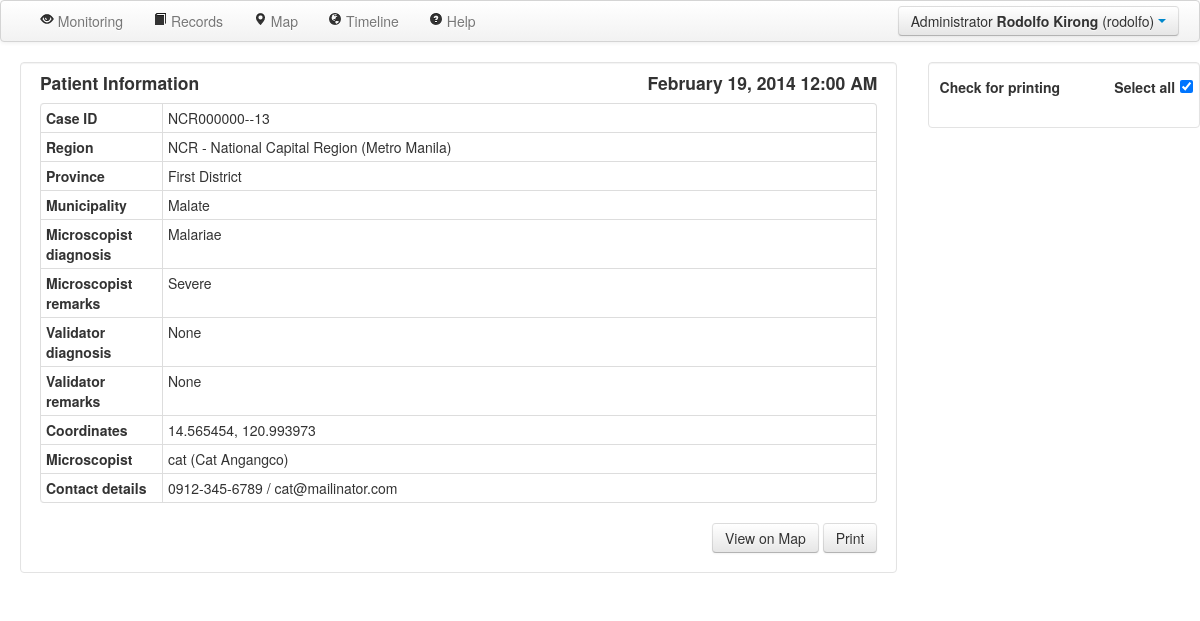
Page /case/13/ (signed in) on the earlier database version.
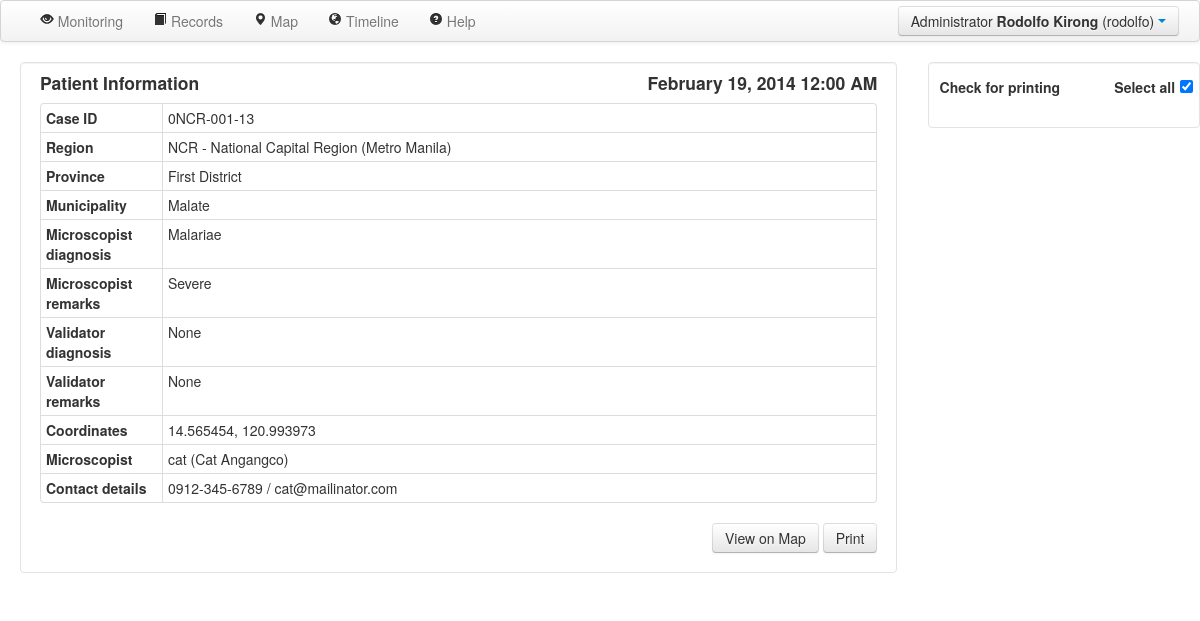
Same page on the later database version.
### serveus/models.py (models this page shows, shortened)
class UserType(db.Model):
	__tablename__ = 'usertype'
	id = db.Column(db.Integer, primary_key=True)
	name = db.Column(db.String(80), unique=True)
	users = db.relationship('User', backref='usertype', lazy='dynamic')
	@staticmethod
	def get_administrator():
		return UserType.query.filter(UserType.name=='Administrator').first()
	@staticmethod
	def get_microscopist():
		return UserType.query.filter(UserType.name=='Medical Technologist').first()
	@staticmethod
	def get_doctor():
		return UserType.query.filter(UserType.name=='Validator').first()
	def __init__(self, name=""):
		self.name = name
	def __repr__(self):
		return '<UserType %r>' % self.name
	def __str__(self):
		return self.name

class User(db.Model, UserMixin):
	__tablename__ = 'user'
	id = db.Column(db.Integer, primary_key=True)
	username = db.Column(db.String(80), unique=True)
	password = db.Column(db.String(120))
	firstname = db.Column(db.String(100))
	lastname = db.Column(db.String(100))
	usertype_id = db.Column(db.Integer, db.ForeignKey('usertype.id'))
	case =  db.relationship('Case', backref='user', lazy='dynamic')
	contact = db.Column(db.String(80))
	email = db.Column(db.String(80), unique=True)
	chunklists = db.relationship('Chunklist', backref='user', lazy='dynamic')
	"""
	@models_committed.connect_via(app)
	def on_models_committed(sender, changes):
		for obj, method in changes:
			if method == 'insert' and type(obj) == User:
				body = '''Greetings, %s %s! You have successfully been registered to the system. Your temporary password is <b>%s</b>.<br><br>Below are your account details:<br><br>Username: %s<br>User type: %s<br>Contact number: %s<br>Email: %s<br><br>Please login and change your password. Thank you!''' % (obj.firstname, obj.lastname, '123', obj.username, obj.usertype, obj.contact, obj.email)
				msg = Message('Outbreak Monitoring', sender="cvmig.group.23@gmail.com", recipients=['generic@mailinator.com',obj.email])
				msg.html = body
				mail.send(msg)
	"""
	def is_administrator(self):
		return self.usertype == UserType.get_administrator()
	def is_microscopist(self):
		return self.usertype == UserType.get_microscopist()
	def is_doctor(self):
		return self.usertype == UserType.get_doctor()
	def __init__(self, firstname="", lastname="", username="", password="", contact="", email=""):
		self.firstname = firstname
		self.lastname = lastname
		self.username = username
		self.password = password
		self.contact = contact
		self.email = email
	def __repr__(self):
		return '<User %r %r (%r)>' % (self.firstname, self.lastname, self.username)
	def __str__(self):
		return self.username

class Case(db.Model):
	__tablename__ = 'case'
	id = db.Column(db.Integer, primary_key=True)
	date = db.Column(db.DateTime())
	parasite = db.Column(db.String(100))
	description = db.Column(db.String(1000))
	comment = db.Column(db.String(1000))
	lat = db.Column(db.Float)
	lng = db.Column(db.Float)
	user_id = db.Column(db.Integer, db.ForeignKey('user.id'))
	images = db.relationship('Image', backref='case', lazy='dynamic')
	test = db.Column(db.Boolean)
	partype_id = db.Column(db.Integer, db.ForeignKey('partype.id'))
	region_id = db.Column(db.Integer, db.ForeignKey('region.id'))
	province_id = db.Column(db.Integer, db.ForeignKey('province.id'))
	municipality_id = db.Column(db.Integer, db.ForeignKey('municipality.id'))
	parasite_validator = db.Column(db.String(100))
	description_validator = db.Column(db.String(1000))
	def __init__(self, date="", parasite="", description="", lat="", lng="", test="", region="", province="", municipality=""):
		self.date = date
		self.parasite = parasite
		self.description = description
		self.lat = lat
		self.lng = lng
		if region == '':
			self.region = None
		else:
			self.region = region
		if province == '':
			self.province = None
		else:
			self.province = province
		if municipality == '':
			self.municipality = None
		else:
			self.municipality = municipality
		self.test = test
	def __repr__(self):
		return '<Case %r>' % self.id
	def __str__(self):
		return str(self.id)
	@property
	def code(self):
		return "%s-%s-%s" % (self.region.code, self.province.code, self.id)

class Region(db.Model):
	__tablename__ = 'region'
	id = db.Column(db.Integer, primary_key=True)
	name = db.Column(db.String(50))
	code = db.Column(db.String(10))
	cases = db.relationship('Case', backref='region', lazy='dynamic')
	provinces = db.relationship('Province', backref='region', lazy='dynamic')
	def __init__(self, name='', code=''):
		self.name = name
		self.code = code
	def __repr__(self):
		return self.name

class Province(db.Model):
	__tablename__ = 'province'
	id = db.Column(db.Integer, primary_key=True)
	name = db.Column(db.String(50))
	code = db.Column(db.String(10))
	cases = db.relationship('Case', backref='province', lazy='dynamic')
	municipalities = db.relationship('Municipality', backref='province', lazy='dynamic')
	region_id = db.Column(db.Integer, db.ForeignKey('region.id'))
	def __init__(self, name='', code=''):
		self.name = name
		self.code = code
	def __repr__(self):
		return self.name

class Municipality(db.Model):
	__tablename__ = 'municipality'
	id = db.Column(db.Integer, primary_key=True)
	name = db.Column(db.String(50))
	cases = db.relationship('Case', backref='municipality', lazy='dynamic')
	province_id = db.Column(db.Integer, db.ForeignKey('province.id'))
	def __init__(self, name=''):
		self.name = name
	def __repr__(self):
		return self.name

### serveus/views.py (the view, shortened to what this page needs)
@app.route('/case/<int:id>/',  methods = ['GET', 'POST'])
def case(id):
    case = Case.query.get(id)
    if current_user.usertype == get_microscopist():
        if case.user != current_user:
            abort(401)
    images = []
    for img in case.images:
        images.append((img.number, 'pic/' + str(img.id)))
    images = sorted(images)
    return render_template("case.html", case = case, user = current_user, images=images)

### serveus/views.py (called while the page is built)
def get_microscopist():
    return UserType.query.filter(UserType.name == 'Medical Technologist').first()

@login_manager.user_loader
def load_user(userid):
    return User.query.get(userid)

### serveus/templates/case.html (shortened to what this page needs)
{% extends "layout.html" %}
{% block content %}
    <form id="super" action="" method="post">
		<div class="container-fluid" style="background-color: white; position: relative; height: 100%; padding-bottom: 0; padding-right: 0">
			<div class="row-fluid" style="background-color: white; position: relative; height: 100%">
                <div class="span9 row">
                    <div class="well container span12" style="background-color: white; padding-top: 0;">
                        <h4 class="pull-left">Patient Information</h4>
                        <h4 class="pull-right">{{case.date.strftime('%B %d, %Y %I:%M %p')}}</h4>
                        <table class="table table-condensed table-bordered" style="width: 100%">
                        <tr><th class="span2">Case ID<td class="span10"> {{case.code}}
						<tr><th>Region<td>{{case.region}}
						<tr><th>Province<td>{{case.province}}
						<tr><th>Municipality<td>{{case.municipality}}
                        <tr><th>Microscopist diagnosis<td>{{case.parasite}}
                        <tr><th>Microscopist remarks<td>{{case.description}}
                        <tr><th>Validator diagnosis<td>{{case.parasite_validator}}
                        <tr><th>Validator remarks<td>{{case.description_validator}}
                        <tr><th>Coordinates<td>{{case.lat}}, {{case.lng}}
						<tr><th>Microscopist<td>{{case.user.username}} ({{case.user.firstname}} {{case.user.lastname}})
									<tr><th>Contact details<td>{{case.user.contact}} / {{case.user.email}}
                        </table>
                        <div class="pull-right">
                        <a class="btn btn-medium" href="/map/?lat={{case.lat}}&lng={{case.lng}}&zoom=13&date_start=1/1/1970&date_end=Today">View on Map</a>
                        <input class="btn btn-medium" type="submit" value="Print" style="height: 30px">
                        </div>
                    </div>
                    <br><br><br>
                </div>
				<div class="span3 well" style="background-color: white; overflow-y: auto; overflow-x:hidden; position: relative; height: 100%; padding: 0.5%; padding-top: 0;">
                    <div class="tab-content">
                        <div class="tab-pane fade in active" id="raw_images">
                            <table class="table-condensed" style="width: 100%; vertical-align: bottom; padding: 0; margin: 0">
                            <tr>
                            <td style="width: 64%"><h5 class="pull-left">Check for printing</h5>
                            <td style="width: 34%"><h5 class="pull-right">Select all</h5>
                            <td style="width: 2%; padding: 0%"><input id="selectAll" class=" pull-right" type="checkbox" onclick="toggleAll()" style="margin-bottom: 5px" checked>
                            </table>
                            <div class="row-fluid" id="gallery" data-toggle="modal-gallery" data-target="#modal-gallery" style="padding: 0">
                            </div>
                        </div>
                    </div>
				</div>
			</div>
		</div>
    </form>
{% endblock %}

### serveus/templates/layout.html (shortened to what this page needs)
<!DOCTYPE html>
<html>
	<head>
		<link href="/static/css/bootstrap.min.css" rel="stylesheet" media="screen">
		<link href="/static/css/bootstrap-responsive.css" rel="stylesheet">
        <link href="/static/css/eyecon-datepicker.css" rel="stylesheet">
        <link href="/static/css/bootstrap-image-gallery.css" rel="stylesheet">
	</head>
	<body>
		<div class="navbar" style="width: 100%;">
			<div class="navbar-inner">
                <ul class="nav pull-right">
                    <div class="btn-group">
                        <a class="btn dropdown-toggle" data-toggle="dropdown" href="#">
							{{user.usertype.name}} <b>{{user.firstname}} {{user.lastname}}</b> ({{ user.username }})
                        <span class="caret"></span>
                        </a>
                    </div>
                </ul>
                <div class="nav-collapse collapse">
                    <div>
                        <ul class="nav pull-left">
                            <li>&nbsp</li>
							{% if not user.is_microscopist() %}<li {% if menu_active == 'monitoring' %}class="active"{% endif %}><a href="/monitoring/"><i class="icon-eye-open"></i> Monitoring</a></li>{% endif %}
                            <li {% if menu_active == 'records' %}class="active"{% endif %}><a href="/records/"><i class="icon-book"></i> Records</a></li>
                            {% if not user.is_microscopist() %}<li {% if menu_active == 'map' %}class="active"{% endif %}><a href="/map/"><i class="icon-map-marker"></i> Map</a></li>{% endif %}
                            {% if not user.is_microscopist() %}<li {% if menu_active == 'timeline' %}class="active"{% endif %}><a href="/timeline/"><i class="icon-globe"></i> Timeline</a></li>{% endif %}
                            <li><a href="#helpModal" id="help" data-toggle="modal"><i class="icon-question-sign"></i> Help</a></li>
                        </ul>
                    </div>
                </div>
			</div>
		</div>
		{% block content %}
		{% endblock %}
	</body>
</html>

Differences in the rows shown:
changed Region "NCR - National Capital Region (Metro Manila)": code "NCR000000--13" → "0NCR-001-13"
